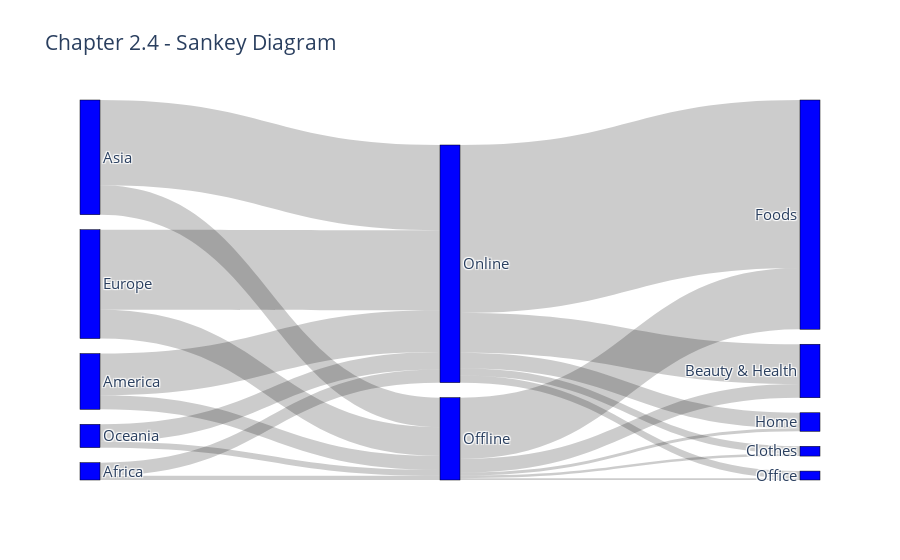

Notebook cell for this chart:
### Code cell
trace = go.Sankey(node = dict(label = labels,
                              pad = 15,
                              thickness = 20,
                              line = dict(color = 'black', width = 0.5),
                              color = "blue"),
                  link = dict(source = sources,
                              target = targets,
                              value = values)
                 )
data = [trace]
layout = go.Layout(title = 'Chapter 2.4 - Sankey Diagram', font_size = 15)
fig = go.Figure(data, layout)
fig.show()

### Figure 1 — Plotly figure (JSON) as saved in the notebook; plotly's stock layout.template omitted (floating-point values rounded to 4 significant figures)
{"data": [{"link": {"source": [0, 0, 1, 1, 2, 2, 3, 3, 4, 4, 5, 5, 5, 5, 5, 6, 6, 6, 6, 6], "target": [5, 6, 5, 6, 5, 6, 5, 6, 5, 6, 7, 8, 9, 10, 11, 7, 8, 9, 10, 11], "value": [4016000.0, 12340000.0, 13210000.0, 39310000.0, 27790000.0, 80290000.0, 27140000.0, 75430000.0, 5445000.0, 16520000.0, 12870000.0, 2482000.0, 57790000.0, 2771000.0, 1692000.0, 37550000.0, 6740000.0, 158200000.0, 14700000.0, 6709000.0]}, "node": {"color": "blue", "label": ["Africa", "America", "Asia", "Europe", "Oceania", "Offline", "Online", "Beauty & Health", "Clothes", "Foods", "Home", "Office"], "line": {"color": "black", "width": 0.5}, "pad": 15, "thickness": 20}, "type": "sankey"}], "layout": {"font": {"size": 15}, "title": {"text": "Chapter 2.4 - Sankey Diagram"}}}
